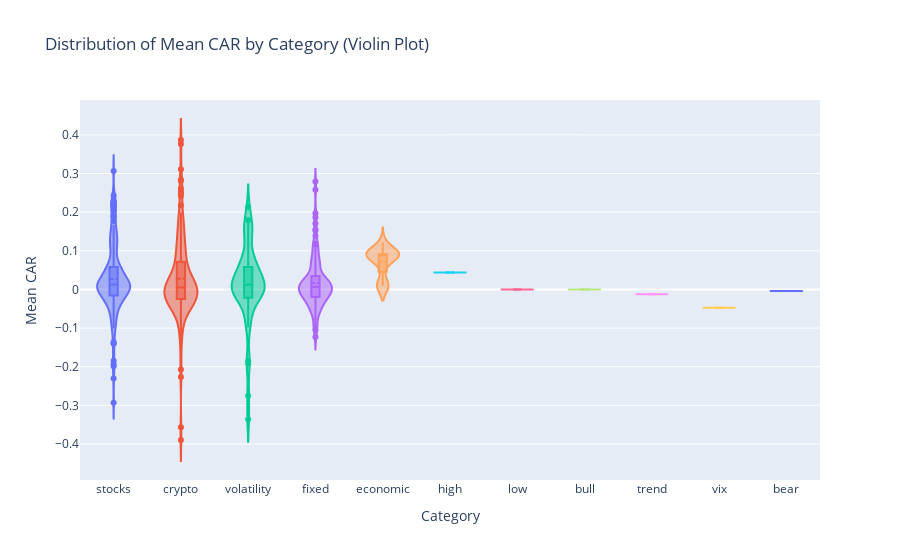

Notebook cell for this chart:
### Markdown cell above
## Cross-Category Comparison

Compare event study results across different asset categories to identify systematic patterns.

### Code cell
# Detailed category statistics
category_detailed = event_summary_aug.groupby("category").agg({
    "mean_car": ["mean", "median", "std", "min", "max"],
    "std_car": ["mean", "median"],
    "total_events": ["sum", "mean"],
    "positive_events": "sum",
    "negative_events": "sum"
}).round(4)

category_detailed.columns = ["_".join(col).strip() for col in category_detailed.columns.values]
display(category_detailed.sort_values("mean_car_mean", ascending=False))

# Violin plot for distribution comparison
fig = go.Figure()
for category in event_summary_aug["category"].unique():
    cat_data = event_summary_aug[event_summary_aug["category"] == category]["mean_car"]
    fig.add_trace(go.Violin(
        y=cat_data,
        name=category,
        box_visible=True,
        meanline_visible=True
    ))

fig.update_layout(
    title="Distribution of Mean CAR by Category (Violin Plot)",
    yaxis_title="Mean CAR",
    xaxis_title="Category",
    showlegend=False
)
fig.show()

### Figure 1 — Plotly figure (JSON) as saved in the notebook; plotly's stock layout.template omitted (floating-point values rounded to 4 significant figures; data arrays with more than 128 entries replaced by an {"elided": "..."} marker saying what was removed)
{"data": [{"box": {"visible": true}, "meanline": {"visible": true}, "name": "stocks", "type": "violin", "y": {"elided": "191 float values"}}, {"box": {"visible": true}, "meanline": {"visible": true}, "name": "crypto", "type": "violin", "y": {"elided": "166 float values"}}, {"box": {"visible": true}, "meanline": {"visible": true}, "name": "volatility", "type": "violin", "y": [-0.07851, 0.04943, 0.1797, 0.2136, 0.1455, -0.02308, 0.09088, 0.1434, 0.08031, 0.0174, -0.01444, 0.02618, 0.01547, 0.05922, 0.05696, 0.0574, 0.01535, 0.01441, -0.02262, -0.02322, -0.009821, -0.02057, 0.02555, 0.0383, 0.003522, -0.001709, -0.004741, 0.008662, -0.0009348, 0.004633, 0.03616, 0.01117, 0.008762, 0.006234, 0.1729, -0.09796, 0.04858, 0.1387, 0.1667, -0.04289, 0.06724, -0.02274, -0.07755, -0.3361, -0.2749, -0.1924, -0.1849, 0.08804]}, {"box": {"visible": true}, "meanline": {"visible": true}, "name": "fixed", "type": "violin", "y": {"elided": "132 float values"}}, {"box": {"visible": true}, "meanline": {"visible": true}, "name": "economic", "type": "violin", "y": [0.09107, 0.09107, 0.1217, 0.09107, 0.09107, 0.09107, 0.09107, 0.09107, 0.09107, 0.09107, 0.08703, 0.09107, 0.09107, 0.09107, 0.09107, 0.01015, 0.01015, 0.01015, 0.01015, 0.01015, 0.05786]}, {"box": {"visible": true}, "meanline": {"visible": true}, "name": "high", "type": "violin", "y": [0.04402]}, {"box": {"visible": true}, "meanline": {"visible": true}, "name": "low", "type": "violin", "y": [0.0]}, {"box": {"visible": true}, "meanline": {"visible": true}, "name": "bull", "type": "violin", "y": [0.0]}, {"box": {"visible": true}, "meanline": {"visible": true}, "name": "trend", "type": "violin", "y": [-0.01224]}, {"box": {"visible": true}, "meanline": {"visible": true}, "name": "vix", "type": "violin", "y": [-0.04744]}, {"box": {"visible": true}, "meanline": {"visible": true}, "name": "bear", "type": "violin", "y": [-0.004099]}], "layout": {"showlegend": false, "title": {"text": "Distribution of Mean CAR by Category (Violin Plot)"}, "xaxis": {"title": {"text": "Category"}}, "yaxis": {"title": {"text": "Mean CAR"}}}}
